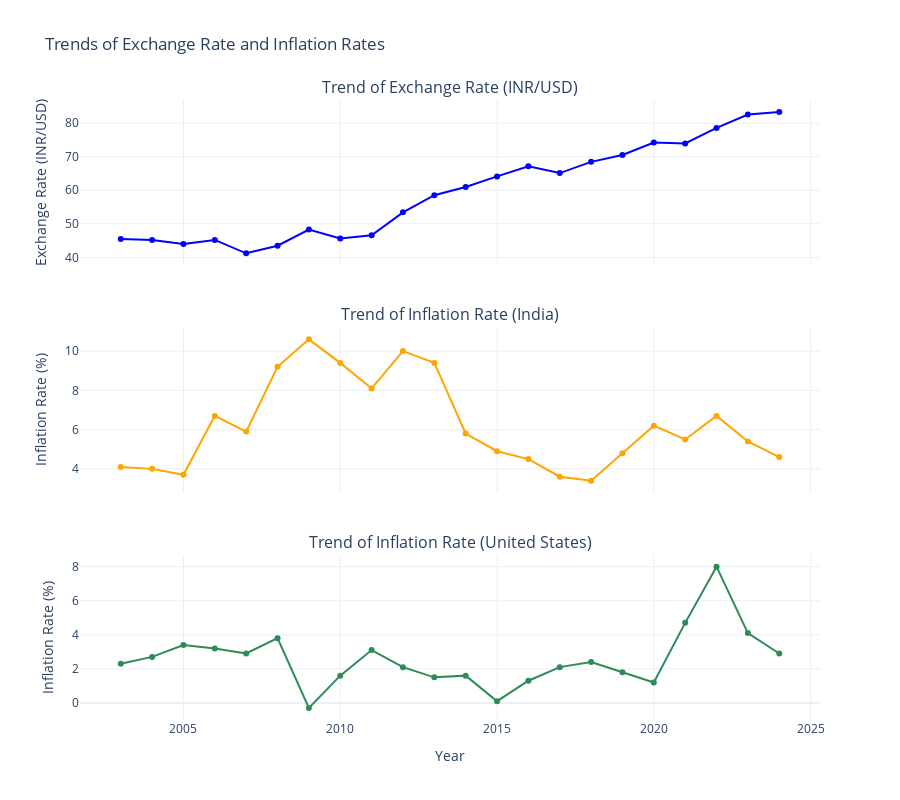

Notebook code cell kept with this figure:
### Code cell
from plotly.subplots import make_subplots

fig = make_subplots(rows=3, cols=1,
                    shared_xaxes=True,
                    vertical_spacing=0.1,
                    subplot_titles=("Trend of Exchange Rate (INR/USD)",
                                    "Trend of Inflation Rate (India)",
                                    "Trend of Inflation Rate (United States)"))
fig.add_trace(go.Scatter(x=merged_df['Year'],
                        y=merged_df['Exchange Rate (INR/USD)'],
                        mode='lines+markers',
                        marker=dict(color='blue'),
                         name="Exchange Rate (INR/USD)"),
                         row=1, col=1
                        )
fig.add_trace(go.Scatter(x=merged_df['Year'],
                        y=merged_df['Inflation Rate (India)'],
                        mode='lines+markers',
                        marker=dict(color='orange'),
                         name='Inflation Rate (India)'),
                         row=2, col=1
                        )
fig.add_trace(go.Scatter(x=merged_df['Year'],
                        y=merged_df['Inflation Rate (United States)'],
                        mode='lines+markers',
                        marker=dict(color='seagreen'),
                         name='Inflation Rate (United States)'),
                         row=3, col=1
                        )
fig.update_layout(height=800,
                  width=900,
                  showlegend=False,
                  title_text="Trends of Exchange Rate and Inflation Rates",
                  xaxis3_title="Year",
                  template='plotly_white')

fig.update_yaxes(title_text="Exchange Rate (INR/USD)", row=1, col=1)
fig.update_yaxes(title_text="Inflation Rate (%)", row=2, col=1)
fig.update_yaxes(title_text="Inflation Rate (%)", row=3, col=1)

fig.show()

### Figure 1 — Plotly figure (JSON) as saved in the notebook; plotly's stock layout.template omitted (floating-point values rounded to 4 significant figures)
{"data": [{"marker": {"color": "blue"}, "mode": "lines+markers", "name": "Exchange Rate (INR/USD)", "type": "scatter", "x": [2003, 2004, 2005, 2006, 2007, 2008, 2009, 2010, 2011, 2012, 2013, 2014, 2015, 2016, 2017, 2018, 2019, 2020, 2021, 2022, 2023, 2024], "xaxis": "x", "y": [45.48, 45.19, 44.0, 45.18, 41.19, 43.46, 48.28, 45.62, 46.56, 53.4, 58.53, 60.97, 64.12, 67.17, 65.11, 68.45, 70.51, 74.22, 73.94, 78.58, 82.58, 83.31], "yaxis": "y"}, {"marker": {"color": "orange"}, "mode": "lines+markers", "name": "Inflation Rate (India)", "type": "scatter", "x": [2003, 2004, 2005, 2006, 2007, 2008, 2009, 2010, 2011, 2012, 2013, 2014, 2015, 2016, 2017, 2018, 2019, 2020, 2021, 2022, 2023, 2024], "xaxis": "x2", "y": [4.1, 4, 3.7, 6.7, 5.9, 9.2, 10.6, 9.4, 8.1, 10, 9.4, 5.8, 4.9, 4.5, 3.6, 3.4, 4.8, 6.2, 5.5, 6.7, 5.4, 4.6], "yaxis": "y2"}, {"marker": {"color": "seagreen"}, "mode": "lines+markers", "name": "Inflation Rate (United States)", "type": "scatter", "x": [2003, 2004, 2005, 2006, 2007, 2008, 2009, 2010, 2011, 2012, 2013, 2014, 2015, 2016, 2017, 2018, 2019, 2020, 2021, 2022, 2023, 2024], "xaxis": "x3", "y": [2.3, 2.7, 3.4, 3.2, 2.9, 3.8, -0.3, 1.6, 3.1, 2.1, 1.5, 1.6, 0.1, 1.3, 2.1, 2.4, 1.8, 1.2, 4.7, 8, 4.1, 2.9], "yaxis": "y3"}], "layout": {"annotations": [{"font": {"size": 16}, "showarrow": false, "text": "Trend of Exchange Rate (INR/USD)", "x": 0.5, "xanchor": "center", "xref": "paper", "y": 1, "yanchor": "bottom", "yref": "paper"}, {"font": {"size": 16}, "showarrow": false, "text": "Trend of Inflation Rate (India)", "x": 0.5, "xanchor": "center", "xref": "paper", "y": 0.6333, "yanchor": "bottom", "yref": "paper"}, {"font": {"size": 16}, "showarrow": false, "text": "Trend of Inflation Rate (United States)", "x": 0.5, "xanchor": "center", "xref": "paper", "y": 0.2667, "yanchor": "bottom", "yref": "paper"}], "height": 800, "showlegend": false, "title": {"text": "Trends of Exchange Rate and Inflation Rates"}, "width": 900, "xaxis": {"anchor": "y", "domain": [0, 1], "matches": "x3", "showticklabels": false}, "xaxis2": {"anchor": "y2", "domain": [0, 1], "matches": "x3", "showticklabels": false}, "xaxis3": {"anchor": "y3", "domain": [0, 1], "title": {"text": "Year"}}, "yaxis": {"anchor": "x", "domain": [0.7333, 1], "title": {"text": "Exchange Rate (INR/USD)"}}, "yaxis2": {"anchor": "x2", "domain": [0.3667, 0.6333], "title": {"text": "Inflation Rate (%)"}}, "yaxis3": {"anchor": "x3", "domain": [0, 0.2667], "title": {"text": "Inflation Rate (%)"}}}}
